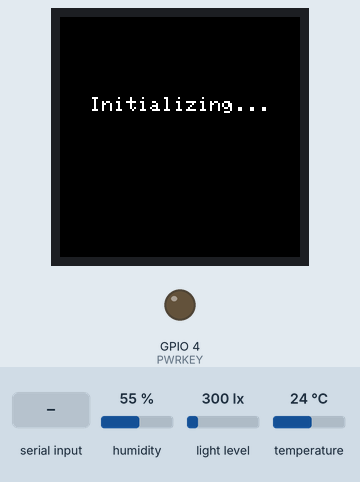
The sketch below on a simulated ESP32. On the bench: 240×240 colour display, output pins drawn as LEDs (lit = HIGH). Wiring (inferred from the names in the program): AHT10/20 sensor at I2C address 0x38; BH1750 light sensor at I2C address 0x5C. The test bench sets the inputs (shaded band); at power-on: humidity 55 %, light level 300 lx, temperature 24 °C. The modem accepts every AT command (registered, SIM ready, sends succeed) and sends nothing else; what the sketch prints to the serial monitor is not drawn.

Above: at 0.4 s.
At 7.5 s:
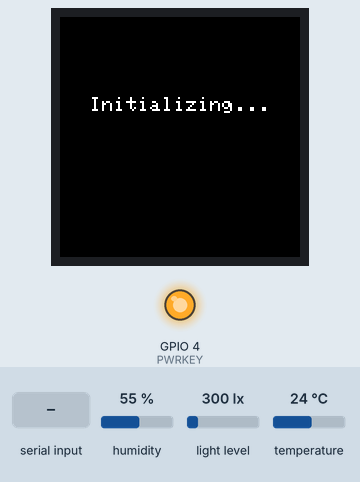
7.6 s: ",1" received over the second serial link
9.5 s: "1" received over the second serial link
At 39.0 s:
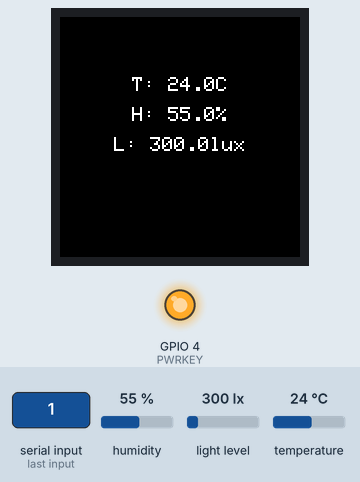
Timing chart, 0 to 40.5 s (numbered marks = the images above; inputs shaded):
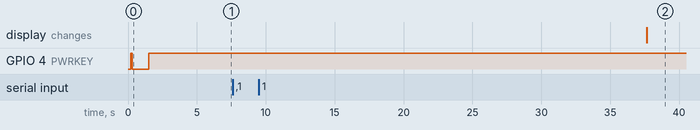

Measured:
- after the input at 7.6 s, every drawn part: stays the same

The sketch:

Act2-SMS-Blasting.ino
```cpp
#include <Wire.h>
#include <SPI.h>
#include <Adafruit_GFX.h>
#include <Adafruit_GC9A01A.h>
#include <HardwareSerial.h>

// ==========================
// Sensor Addresses
// ==========================
#define AHT20_ADDR 0x38
#define BH1750_ADDR 0x5C

// ==========================
// Hardware Pins
// ==========================
#define TFT_CS    5
#define TFT_DC    25
#define TFT_RST   -1
#define TFT_SCLK  18
#define TFT_MOSI  23

// ==========================
// GSM Pins
// ==========================
#define GSM_RX 17
#define GSM_TX 16
#define PWRKEY 4

HardwareSerial gsm(1); // UART1 for GSM

// ==========================
// Objects
// ==========================
Adafruit_GC9A01A tft(TFT_CS, TFT_DC, TFT_RST);

// ==========================
// Timing Variables
// ==========================
unsigned long previousPowerMillis = 0;
unsigned long previousPingMillis = 0;
const unsigned long GSM_POWER_DELAY = 1200;
const unsigned long GSM_PING_INTERVAL = 60000; // 60s ping

// ==========================
// Thresholds
// ==========================
float TEMP_THRESHOLD = 40.0;
float HUM_THRESHOLD = 70.0;
float LIGHT_THRESHOLD = 800.0;

// ==========================
// Sensor Values
// ==========================
float tempValue = 0;
float humValue = 0;
float luxValue = 0;

// ==========================
// GSM numbers
// ==========================
String phoneNumbers[5] = {
  "+639928900314",
  "+639916425321",
  "",
  "",
  ""
};

bool alertSent = false;

// ==========================
// Helper Functions
// ==========================
void powerOnSIM800() {
  pinMode(PWRKEY, OUTPUT);
  digitalWrite(PWRKEY, HIGH);
  delay(100);
  digitalWrite(PWRKEY, LOW);    // Hold LOW for 1.2s to power on
  delay(GSM_POWER_DELAY);
  digitalWrite(PWRKEY, HIGH);   // Release HIGH
  delay(5000);                   // Wait module fully boots
}

void updatePowerKey() {
  // not used in this version; PWRKEY only in setup
}

void sendAT(String command) {
  gsm.println(command);
  delay(200);
  while (gsm.available()) Serial.write(gsm.read());
}

void initGSM() {
  sendAT("AT");          // Test communication
  sendAT("AT+CFUN=1");   // Full functionality
  sendAT("AT+CSCLK=0");  // Disable sleep
  Serial.println("GSM Initialized");
}

bool waitForNetwork(int timeout=30000){
  unsigned long start = millis();
  Serial.println("Waiting for network registration...");
  while(millis() - start < timeout){
    sendAT("AT+CREG?");
    if(gsm.available()){
      String resp = gsm.readString();
      if(resp.indexOf(",1")!=-1 || resp.indexOf(",5")!=-1){ // Registered
        Serial.println("Network registered!");
        return true;
      }
    }
    delay(500);
  }
  Serial.println("Network registration timeout!");
  return false;
}

void sendSMS(String number, String message, int index) {
  sendAT("AT+CMGF=1"); // Text mode
  gsm.print("AT+CMGS=\""); gsm.print(number); gsm.println("\"");
  delay(500);
  gsm.print(message);
  delay(500);
  gsm.write(26); // CTRL+Z
  delay(3000); // Wait for send completion
  Serial.printf("SMS sent to number %d: %s\n", index+1, number);
}

void sendSMSAll(String message) {
  for(int i=0;i<5;i++){
    if(phoneNumbers[i] != "") sendSMS(phoneNumbers[i], message, i);
  }
}

// ==========================
// Sensor Reading
// ==========================
float readBH1750() {
  Wire.beginTransmission(BH1750_ADDR);
  Wire.write(0x10);
  Wire.endTransmission();
  delay(180);
  Wire.requestFrom(BH1750_ADDR,2);
  if(Wire.available()==2){
    uint16_t raw=Wire.read()<<8 | Wire.read();
    return raw/1.2;
  }
  return -1;
}

bool readAHT20(float* tempC,float* humidity) {
  Wire.beginTransmission(AHT20_ADDR);
  Wire.write(0xAC); Wire.write(0x33); Wire.write(0x00);
  Wire.endTransmission();
  delay(80);

  Wire.requestFrom(AHT20_ADDR,6);
  if(Wire.available()!=6) return false;
  uint8_t data[6]; for(int i=0;i<6;i++) data[i]=Wire.read();

  uint32_t hum_raw=((uint32_t)data[1]<<12)|((uint32_t)data[2]<<4)|((uint32_t)(data[3]>>4));
  uint32_t temp_raw=(((uint32_t)data[3]&0x0F)<<16)|((uint32_t)data[4]<<8)|((uint32_t)data[5]);

  *humidity=((float)hum_raw/1048576.0)*100.0;
  *tempC=((float)temp_raw/1048576.0)*200.0-50.0;

  return true;
}

// ==========================
// TFT Helper
// ==========================
void printCentered(const char* text,int y) {
  tft.setTextSize(2); tft.setTextColor(GC9A01A_WHITE);
  int16_t x1,y1; uint16_t w,h;
  tft.getTextBounds(text,0,0,&x1,&y1,&w,&h);
  int centerX=(240-w)/2;
  tft.setCursor(centerX,y);
  tft.println(text);
}

// ==========================
// Setup
// ==========================
void setup() {
  Serial.begin(115200);
  Wire.begin(21,22);

  SPI.begin(TFT_SCLK,-1,TFT_MOSI,TFT_CS);
  tft.begin(); tft.fillScreen(GC9A01A_BLACK);
  printCentered("Initializing...",80);

  gsm.begin(9600, SERIAL_8N1, GSM_RX, GSM_TX);
  powerOnSIM800();
  initGSM();

  // Wait for network before allowing alerts
  waitForNetwork();
}

// ==========================
// Loop
// ==========================
void loop() {
  unsigned long currentMillis = millis();

  // Keep-alive ping
  static unsigned long previousPingMillis = 0;
  if(currentMillis - previousPingMillis >= GSM_PING_INTERVAL){
    previousPingMillis = currentMillis;
    sendAT("AT");
    Serial.println("GSM Keep-alive Ping Sent");
  }

  // --- SENSOR READING ---
  if(readAHT20(&tempValue,&humValue)){
    float lux = readBH1750(); if(lux>=0) luxValue = lux;

    // Check threshold
    bool thresholdExceeded = (tempValue>=TEMP_THRESHOLD || humValue>=HUM_THRESHOLD || luxValue>=LIGHT_THRESHOLD);

    // --- PRIORITY SMS ---
    if(thresholdExceeded && !alertSent){
      tft.fillScreen(GC9A01A_BLACK);
      printCentered("Threshold Exceeded!",90);

      String msg = "ALERT! Threshold exceeded!\n";
      msg += "T: " + String(tempValue,1) + "C\n";
      msg += "H: " + String(humValue,1) + "%\n";
      msg += "L: " + String(luxValue,1) + " lux";

      Serial.println("Threshold exceeded! Sending SMS to all numbers...");
      // Send SMS to all numbers with index printing
      for(int i=0;i<5;i++){
        if(phoneNumbers[i] != "") sendSMS(phoneNumbers[i], msg, i);
      }

      alertSent = true;
      Serial.println("All SMS sent. Resuming normal operation.");
    }

    if(!thresholdExceeded) alertSent = false; // reset flag when normal

    // Update TFT AFTER SMS sent or if no alert
    if(!thresholdExceeded || alertSent){
      tft.fillScreen(GC9A01A_BLACK);
      printCentered(("T: "+String(tempValue,1)+"C").c_str(),60);
      printCentered(("H: "+String(humValue,1)+"%").c_str(),90);
      printCentered(("L: "+String(luxValue,1)+"lux").c_str(),120);
    }
  }
}
```
